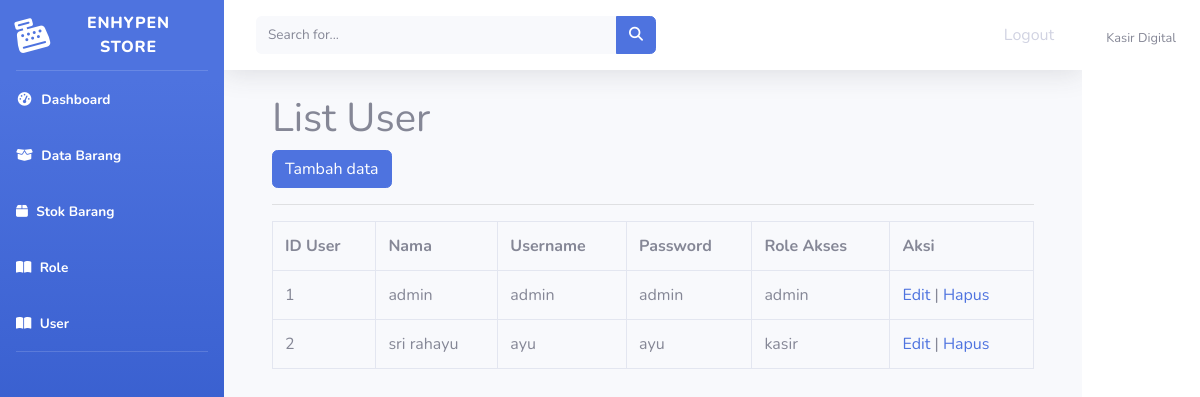
The app's page /index.php?page=user (signed in) with its own data.
### tables this page shows
CREATE TABLE `user` (
  `id_user` int(11) NOT NULL,
  `nama` varchar(50) NOT NULL,
  `username` varchar(50) NOT NULL,
  `password` varchar(50) NOT NULL,
  `role_id` int(11) NOT NULL
);

CREATE TABLE `role` (
  `id_role` int(11) NOT NULL,
  `nama` varchar(20) NOT NULL
);

### user.php (the view, shortened to what this page needs)
<?php
$view = $koneksi->query("SELECT u.*,r.nama as nama_role FROM user as u INNER JOIN role as r ON u.role_id=r.id_role");
?>
<div class="container">
	<h1>List User</h1>
	<a href="index.php?page=user_add" class="btn btn-primary">Tambah data</a>
	<hr>
	<table class="table table-bordered">
		<tr>
			<th>ID User</th>
			<th>Nama</th>
			<th>Username</th>
			<th>Password</th>
			<th>Role Akses</th>
			<th>Aksi</th>
		</tr>
		<?php
		while ($row = $view->fetch_array()) { ?>
		<tr>
			<td> <?= $row['id_user'] ?> </td>
			<td><?= $row['nama'] ?></td>
			<td><?=$row['username']?></td>
			<td><?=$row['password']?></td>
			<td><?=$row['nama_role']?></td>
			<td>
				<a href="index.php?page=user_edit&id=<?= $row['id_user'] ?>">Edit</a> |
				<a href="/page/user_hapus.php?id=<?= $row['id_user'] ?>" onclick="return confirm('apakah anda yakin?')">Hapus</a>
			</td>
		</tr>
		<?php }
		?>
	</table>
</div>

### records on screen
user: id_user "1", nama "admin", username "admin", password "admin", role.nama "admin"
user: id_user "2", nama "sri rahayu", username "ayu", password "ayu", role.nama "kasir"
